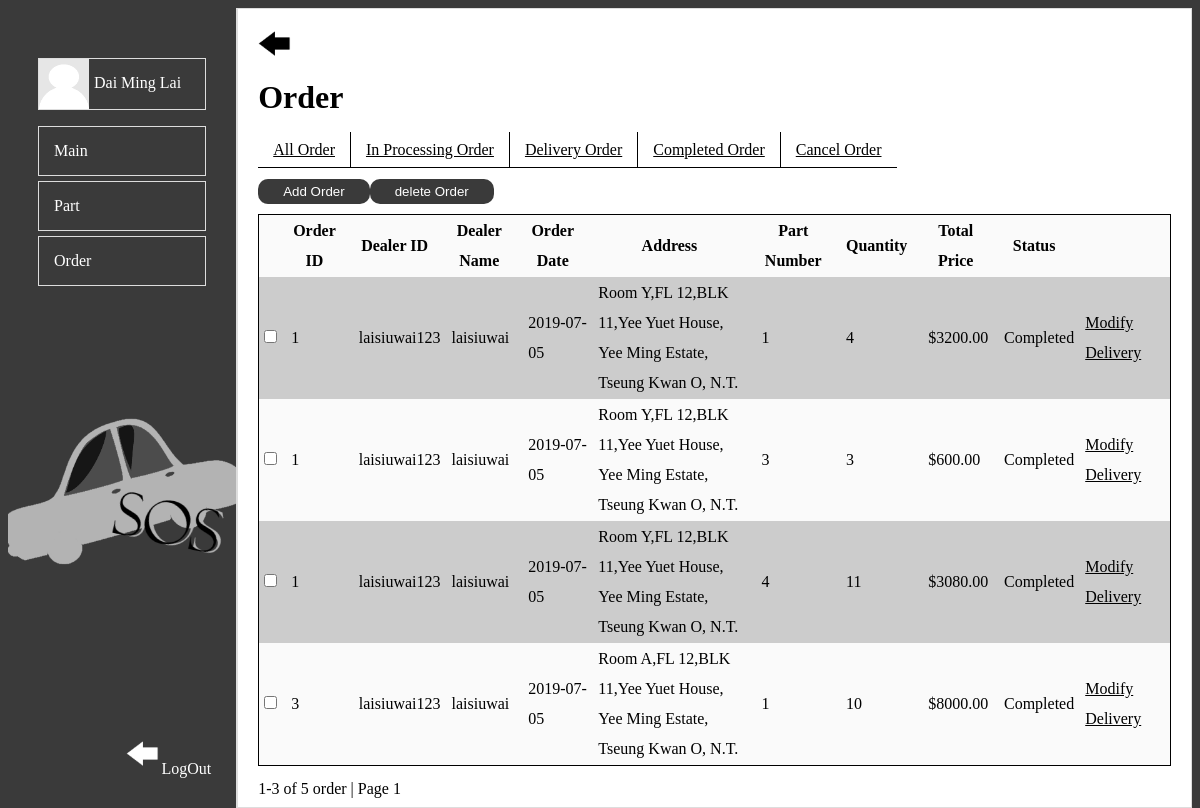
/web/admin/ManageOrder.php?fitter=3 (signed in), run on the app's committed database.
### tables this page shows
CREATE TABLE IF NOT EXISTS `orders` (
  `orderID` int(11) NOT NULL AUTO_INCREMENT,
  `dealerID` varchar(50) NOT NULL,
  `orderDate` date NOT NULL,
  `deliveryAddress` varchar(255) DEFAULT NULL,
  `status` int(1) NOT NULL,
  PRIMARY KEY (`orderID`),
  KEY `FKOrders795865` (`dealerID`)
);

CREATE TABLE IF NOT EXISTS `dealer` (
  `dealerID` varchar(50) NOT NULL,
  `password` varchar(50) NOT NULL,
  `name` varchar(50) NOT NULL,
  `phoneNumber` varchar(50) NOT NULL,
  `address` varchar(255) NOT NULL,
  PRIMARY KEY (`dealerID`)
);

CREATE TABLE IF NOT EXISTS `orderpart` (
  `orderID` int(11) NOT NULL,
  `partNumber` int(11) NOT NULL,
  `quantity` int(10) NOT NULL,
  `price` decimal(10,2) NOT NULL,
  KEY `FKOrderPart106296` (`orderID`),
  KEY `FKOrderPart737123` (`partNumber`)
);

### web/admin/ManageOrder.php (the view, shortened to what this page needs)
<!doctype html>
<html>
<?php
		require_once('Connections/conn.php');
		$sql = "SELECT `firstName`,`lastName` FROM `administrator` WHERE email = '".$_SESSION['Account']."';";
		$rs = mysqli_query($conn,$sql);
		$rc = mysqli_fetch_assoc($rs);
		if($rc){
			$firstName = $rc['firstName'];
			$lastName = $rc['lastName'];
		}else{
			echo "<script type='text/javascript'>alert('login fail');</script>";
			header('Location: Login.php');
		}
?>
<head>
<link href="Manage.css" rel="stylesheet" type="text/css">
</head>
<body>
	<div class="main">
		<div id="nav">
			<div style="height: 50px;"></div>
			<div class="menu">
				<div class="user">
					<div class="icon">
						<a href="ManageAccount.php"><img src="pic/icon.png" height="50" width="50"/></a>
					</div>
					<div class="username"><a href="ManageAccount.php"><?php echo $lastName." ".$firstName; ?></a></div>
				</div>
				<ul>
					<a href="Main.php"><li>Main</li></a>
					<a href="ManagePart.php"><li>Part</li></a>
					<a href="ManageOrder.php"><li>Order</li></a>
				</ul>
			</div>
			<div class="logout">
				<a href="Login.php"><img src="pic/logout.gif" height="35px" width="35px">LogOut</a>
			</div>
		</div>
		<div id="content">
			<div class="menubutton" onclick="showMenu()">
				<img src="pic/menu.gif" width="35px" height="35px">
			</div>
			<h1>Order</h1>
			<div class="tablenav">
				<table>
					<tr>
						<td id="bordertd"><a href="ManageOrder.php?fitter=0">All Order</a></td>
						<td id="bordertd"><a href="ManageOrder.php?fitter=1">In Processing Order</a></td>
						<td id="bordertd"><a href="ManageOrder.php?fitter=2">Delivery Order</a></td>
						<td id="bordertd"><a href="ManageOrder.php?fitter=3">Completed Order</a></td>
						<td ><a href="ManageOrder.php?fitter=4">Cancel Order</a></td>
					</tr>
				</table>
			</div>
			<a><button onclick="fnPopup()">Add Order</button></a><a><button onclick="deleteOrder()">delete Order</button></a>
			<br>
			<div class="tabledb">
			<form id="f" method="post" action="ManageOrder.php<?php if(isset($_GET['fitter'])){ echo "?fitter=".$_GET['fitter'] ; }?>">
				<table>
					<tr>
						<th></th>
						<th>Order ID</th>
						<th>Dealer ID</th>
						<th>Dealer Name</th>
						<th>Order Date</th>
						<th>Address</th>
						<th>Part Number</th>
						<th>Quantity</th>
						<th>Total Price</th>
						<th>Status</th>
						<th></th>
					</tr>
					<?php
						$sql = "SELECT `orders`.*,`part`.`stockPrice`,`dealer`.`name`,`orderpart`.`price`,`orderpart`.`partNumber`,`orderpart`.`quantity` FROM `orders`,`dealer`,`orderpart`,`part` WHERE `orders`.`dealerID` = `dealer`.`dealerID` AND `orderpart`.`orderID`=`orders`.`orderID` AND `part`.`partNumber`=`orderpart`.`partNumber` ";
						if(isset($_GET['fitter'])){
							switch($_GET['fitter']){
								case 3:
								$sql = $sql." AND `orders`.`status` = 2 ";
								break;
							}
						}
						$sql = $sql."Order by `orders`.`orderID` ASC ";
						$rs = mysqli_query($conn,$sql);
						while($rc = mysqli_fetch_assoc($rs)){
							echo "<tr>";
							echo "<td><input type=\"checkbox\" id=\"order".$rc['orderID']."\" name=\"order".$rc['orderID']."\"></td>";
							echo "<td>".$rc['orderID']."</td>";
							echo "<td>".$rc['dealerID']."</td>";
							echo "<td>".$rc['name']."</td>";
							echo "<td>".$rc['orderDate']."</td>";
							echo "<td>".$rc['deliveryAddress']."</td>";
							echo "<td>".$rc['partNumber']."</td>";
							echo "<td>".$rc['quantity']."</td>";
							echo "<td>\$".$rc['price']."</td>";
							switch($rc['status']){
								case 2:
									echo "<td>Completed</td>";
								break;
							}
							echo "<td><a href=\"javascript:fnPopup(".$rc['orderID'].",'".$rc['dealerID']."','".$rc['name']."','".$rc['orderDate']."','".$rc['deliveryAddress']."','".$rc['partNumber']."','".$rc['quantity']."','".$rc['price']."','".$rc['status']."','".$rc['stockPrice']."');\">Modify</a>　<a href=\"javascript:cancelOrder(".$rc['orderID'].")\">Delivery</a></td>";
							echo "</tr>";
						}
					?>
				</table>
				</form>
				<?php
					$sql = "SELECT count(`orderID`) FROM `orders`;";
					$rs = mysqli_query($conn,$sql);
					$rc = mysqli_fetch_assoc($rs);
				?>
				1-3 of <?php echo $rc['count(`orderID`)']?> order | Page 1
			</div>
		</div>
	</div>
</body>
</html>

### web/admin/Manage.css (style rules this page uses)
html,body { height: 100%; }
body { background-color:#3A3A3A; }
.main { position:static; display: flex; width:auto; height: calc(100vh); flex-direction: row; justify-content: space-between; top: 0; left:0; background-color:#FFFFFF; }
#nav { display: block; background-color: #3A3A3A; position: relative; border-right: 1px solid #ddd; height: auto; width:25%; color:#FFFFFF; float: left; background-image:url('pic/logo2.png'); background-attachment:fixed; background-position:0% 65%; background-size:250px 250px; background-repeat: no-repeat; }
.user { border: 1px solid #ddd; display: flex; flex-direction: row; height: auto; width : auto; }
.icon { line-height:1px; }
.username { padding: 15px 5px; }
.menu { margin-left:30px; margin-right:30px; }
.menu li { margin: 5px 0px; border: 1px solid #ddd; padding: 15px; margin-left: -40px; list-style: none; }
#content { padding: 20px; border: 1px solid #ddd; background-color: #FFFFFF; position: relative; float: right; width: 100%; height: auto; line-height: 25px; }
.tabledb table { width:auto; margin: 10px 0px; border: 1px solid black; border-collapse: collapse; }
.tabledb th { padding-right: 20px; }
.tabledb td { padding-right: 10px; }
.tabledb tr { line-height: 30px; }
.tabledb tr:nth-child(even) { background: #CCC; }
.tabledb tr:nth-child(odd) { background-color: #FAFAFA; }
.tablenav table { margin: 10px 0px; border-collapse: collapse; border-bottom:1px solid black; border-top:0px; border-left:0px; border-right:0px; }
.tablenav td { padding:5px 15px; }
#bordertd { border-right:1px solid black; }
.logout { position: absolute; bottom: 20px; right: 10px; margin: 10px 15px; }
a { text-decoration: none; color: #FFFFFF; }
#content a { color: #000000; text-decoration:underline; }
.menubutton { height:35px; width:70px; }
input[type="submit"],input[type="button"],input[type="reset"],button { -webkit-border-radius: 10px; padding: 5px 25px; border-radius: 10px; background-color:#3A3A3A; border:0 none; transition: padding 1s; color:#FFFFFF; }

### data on the page
orders: orderID "1", dealerID "laisiuwai123", dealerID.name "laisiuwai", orderDate "2019-07-05", deliveryAddress "Room Y,FL 12,BLK 11,Yee Yuet House, Yee Ming Estate, Tseung Kwan O, N.T.", orderpart.partNumber "1", orderpart.quantity "4", orderpart.price "3200.00", status "Completed", orderpart.partNumber "3", orderpart.quantity "3", orderpart.price "600.00", orderpart.partNumber "4", orderpart.quantity "11", orderpart.price "3080.00"
orders: orderID "3", dealerID "laisiuwai123", dealerID.name "laisiuwai", orderDate "2019-07-05", deliveryAddress "Room A,FL 12,BLK 11,Yee Yuet House, Yee Ming Estate, Tseung Kwan O, N.T.", orderpart.partNumber "1", orderpart.quantity "10", orderpart.price "8000.00", status "Completed"

### other printed values
$lastName "Dai Ming"
$firstName "Lai"
$rc['count(`orderID`)'] "5"
